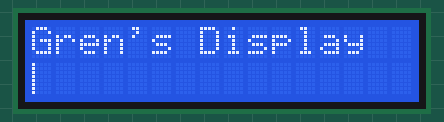
Simulated run of this sketch. Board: Arduino Uno, built with avr-gcc and run on an emulated ATmega328P. Shown: 16×2 character LCD.

Above: at 0.12 s.
At 1.12 s:
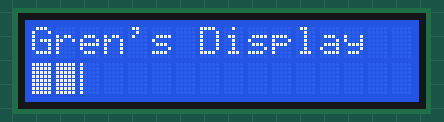
At 2.22 s:
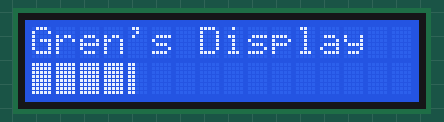
At 4.43 s:
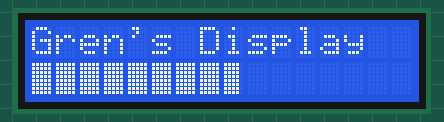
At 6.53 s:
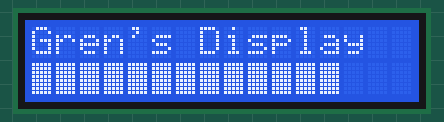
At 8.74 s:
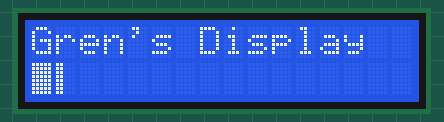

Measured:
- by itself, everything shown: repeats every 8.0 s, in 80 steps

The sketch:

LCD_progress_bar.ino
```cpp
#include <LiquidCrystal.h>

int time = 0; // Starting time value
LiquidCrystal lcd(2, 3, 4, 5, 6, 7); // LCD display object

// Creating arrays for progress bar
byte p20[8] {
    B10000,
    B10000,
    B10000,
    B10000,
    B10000,
    B10000,
    B10000,
    B10000,
};

byte p40[8] {
    B11000,
    B11000,
    B11000,
    B11000,
    B11000,
    B11000,
    B11000,
    B11000,
};

byte p60[8] {
    B11100,
    B11100,
    B11100,
    B11100,
    B11100,
    B11100,
    B11100,
    B11100,
};

byte p80[8] {
    B11110,
    B11110,
    B11110,
    B11110,
    B11110,
    B11110,
    B11110,
    B11110,
};

byte p100[8] {
    B11111,
    B11111,
    B11111,
    B11111,
    B11111,
    B11111,
    B11111,
    B11111,
};

void setup()
{
    lcd.begin(16, 2);
    lcd.print("Gren's Display");

    // Defining custom chars
    lcd.createChar(0, p20);
    lcd.createChar(1, p40);
    lcd.createChar(2, p60);
    lcd.createChar(3, p80);
    lcd.createChar(4, p100);
}

void loop()
{
    // Set cursor to second line
    lcd.setCursor(0, 1);
    // Clear second line (16 spaces)
    lcd.print("                ");

    // Iterate every symbol
    for(int i = 0; i < 16; i++){
        // Iterate every char value (p20-p100)
        for(int j = 0; j < 5; j++){
            lcd.setCursor(i, 1); // Set column (symbol matrix)
            lcd.write(j); // Output custom symbol by ID
            delay(100);
        }
    }
}
```
